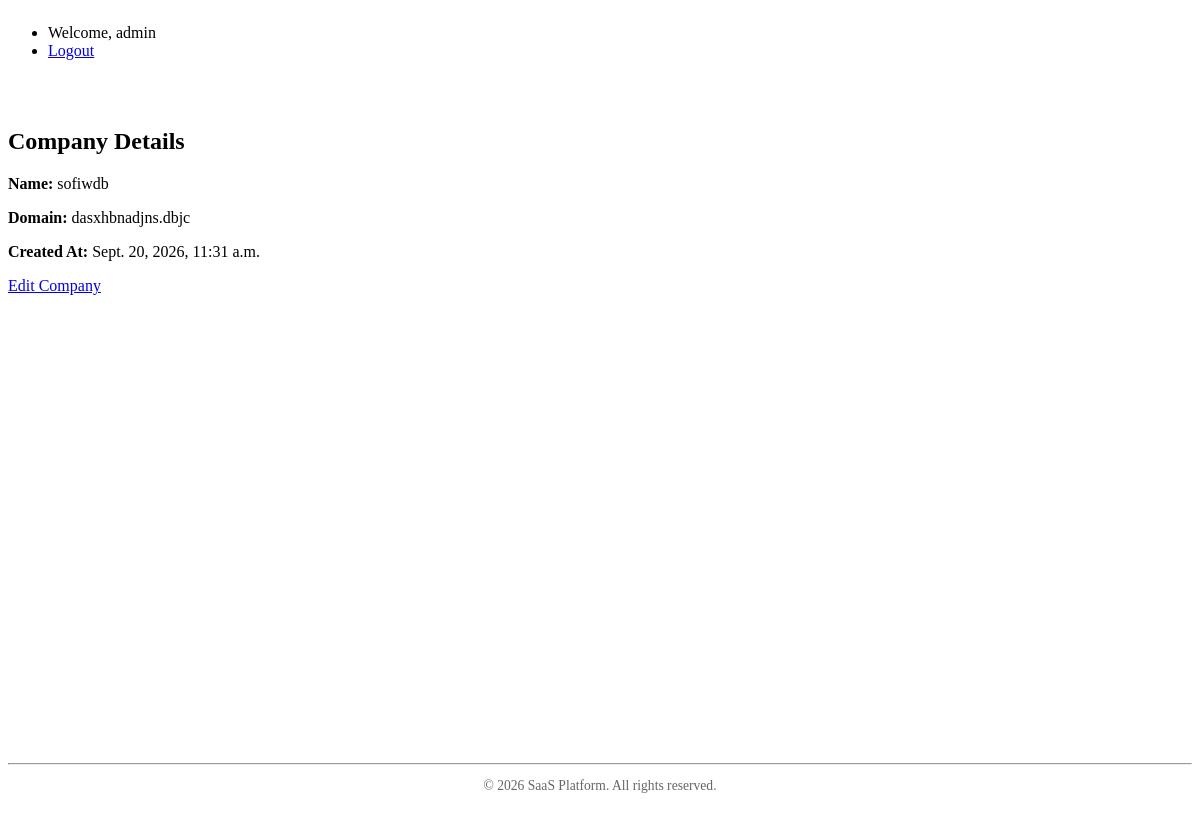
/tenant/detail/ (signed in), run on an earlier commit of the app's database.
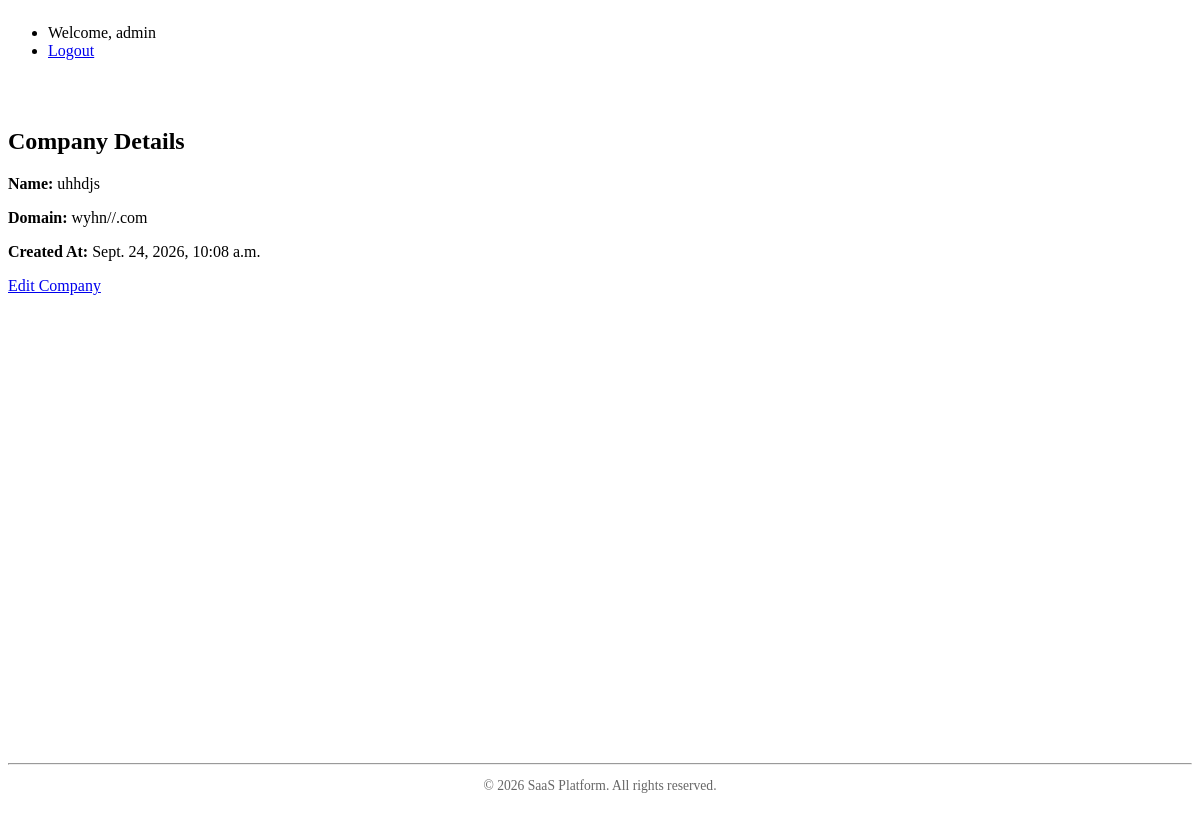
And on a later commit of the database.
### account/models.py (models this page shows)
class User( AbstractUser):
    is_admin=models.BooleanField(default=False)
    is_customer=models.BooleanField(default=True)
    tenant=models.ForeignKey(Tenant,on_delete=models.CASCADE,blank=True,null=True)

### tenant/models.py (models this page shows)
class Tenant(models.Model):
    name=models.CharField(max_length=225)
    domain=models.CharField(max_length=225,unique=True)
    created_at=models.DateTimeField(auto_now=True)

### tenant/views.py (the view)
# urls.py: path('detail/', tenant_detail, name='tenant_detail'),
@login_required(login_url='login')
def tenant_detail(request):
    tenant = request.user.tenant
    if tenant is None:
        return redirect('create_tenant')
    return render(request, 'tenant/detail.html', {'tenant': tenant})

### tenant/templates/tenant/detail.html (shortened to what this page needs)
{% extends "account/base.html" %}
{% block content %}
<h2>Company Details</h2>
<p><strong>Name:</strong> {{ tenant.name }}</p>
<p><strong>Domain:</strong> {{ tenant.domain }}</p>
<p><strong>Created At:</strong> {{ tenant.created_at }}</p>
<a href="{% url 'update_tenant' tenant.id %}">Edit Company</a>
{% endblock %}

### account/templates/account/base.html (shortened to what this page needs)
<!DOCTYPE html>
<html lang="en">
<head>
    <link rel="stylesheet" href="https://cdn.jsdelivr.net/npm/@picocss/pico@1/css/pico.min.css">
</head>
<body>
    <nav class="container-fluid">
        <ul>
            {% if user.is_authenticated %}
                <li><span>Welcome, {{ user.username }}</span></li>
                <li><a href="{% url 'logout' %}" role="button" class="contrast">Logout</a></li>
            {% else %}
                <li><a href="{% url 'login' %}">Login</a></li>
                <li><a href="{% url 'register' %}" role="button">Register</a></li>
            {% endif %}
        </ul>
    </nav>
    <main class="container">
        {% block content %}
        {% endblock %}
    </main>
    <footer class="container" style="text-align: center; font-size: 0.85rem; color: #666;">
        <hr>
        <p>&copy; {% now "Y" %} SaaS Platform. All rights reserved.</p>
    </footer>
</body>
</html>

### account/templates/account/base.html (style rules this page uses)
body { display: flex; flex-direction: column; min-height: 100vh; }
main.container { flex: 1; padding-top: 2rem; padding-bottom: 2rem; }

What changed in the data, as far as the page shows it:
no longer on this page (row unchanged): Tenant: name "sofiwdb", domain "dasxhbnadjns.dbjc", created_at "Sept. 20, 2026, 11:31 a.m."
added Tenant: name "uhhdjs", domain "wyhn//.com", created_at "Sept. 24, 2026, 10:08 a.m."
